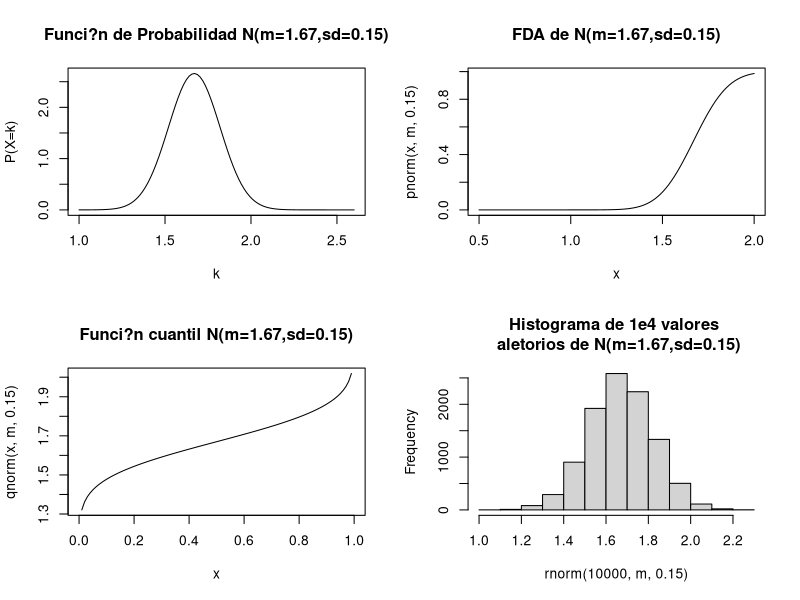
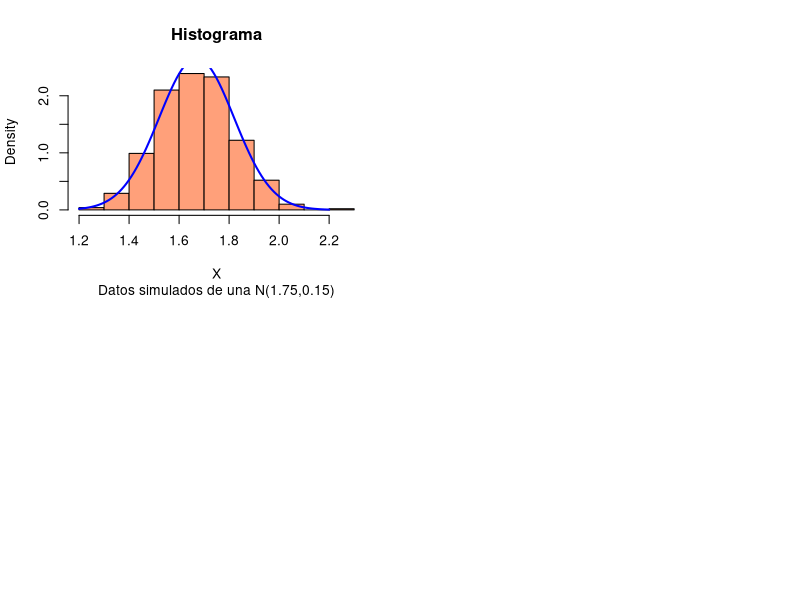

Write the R code that produced these figures, in order.
#Distribuci?n Normal es N(media=1.67, ds=0.15)
m=1.67
sd=0.15


#probabilidad de que x<1.6
pnorm(1.6,m,sd)

#probabilidad de que x>1.5
1-pnorm(1.5,m,sd)

#probabilidad de que 1.65<x<1.75
pnorm(1.75,m,sd)-pnorm(1.65,m,sd)

#cuantiles
qnorm(c(0.05,0.5,0.9),m,sd)

#Densidad, FDA, funci?n cuantil y histograma
# de 10000 valores generados de Bin(10,15)
#set.seed(1)
par(mfrow=c(2,2))
curve(dnorm(x,m,0.15),1,2.6,type="l",xlab="k",ylab="P(X=k)",main="Funci?n de Probabilidad N(m=1.67,sd=0.15)")
#curve(dbinom(0:12,12,0.52),main="Densidad N(m=1.67,sd=0.15)")
curve(pnorm(x,m,0.15),0.5,2,main="FDA de N(m=1.67,sd=0.15)")
curve(qnorm(x,m,0.15),main="Funci?n cuantil N(m=1.67,sd=0.15)")
hist(rnorm(1e4,m,0.15),main="Histograma de 1e4 valores \n aletorios de N(m=1.67,sd=0.15)")

X=rnorm(1e3,m,0.15)
hist(X,freq=FALSE,col="lightsalmon",main="Histograma",sub="Datos simulados de una N(1.75,0.15)")
curve(dnorm(x,m,0.15),xlim=c(1.2,2.20),col="blue",lwd=2,add=TRUE)
